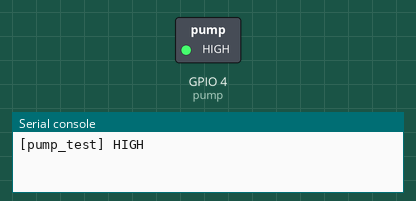
Simulated run of this program. Board: ESP32 board running MicroPython. Shown: switched loads named in the program (green lamp = pin HIGH), the last lines printed to the serial console. At 1.0 s the program stops and its outputs stay as they are.

Above: at 0.1 s.
At 1.1 s:
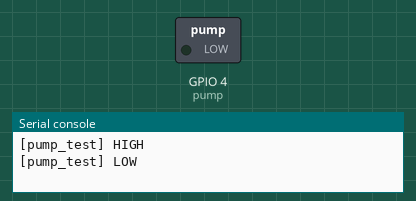
Timing chart, 0 to 2.5 s (numbered marks = the images above):
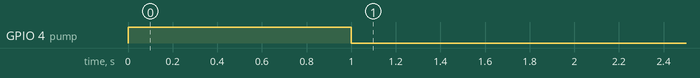

Measured:
- by itself, GPIO 4 (pump): LOW → HIGH at 0.00 s, → LOW 1.0 s later

The program:

pump_test.py
```python
"""
Standalone pump-switch test. No Wi-Fi, no HTTP, no servo — just drive
GPIO 4 (D4) HIGH for 1 second, then LOW. Use this to confirm the BJT +
pump wiring before bolting watering into main.py.

Run on the ESP32 with:
    mpremote run pump_test.py

Or, from the MicroPython REPL on the device:
    import pump_test
"""

from machine import Pin
import time

PUMP_PIN = 4  # D4 on most ESP32 DevKits = GPIO 4

pump = Pin(PUMP_PIN, Pin.OUT, value=0)

print("[pump_test] HIGH")
pump.value(1)
time.sleep(1)
pump.value(0)
print("[pump_test] LOW")
```
